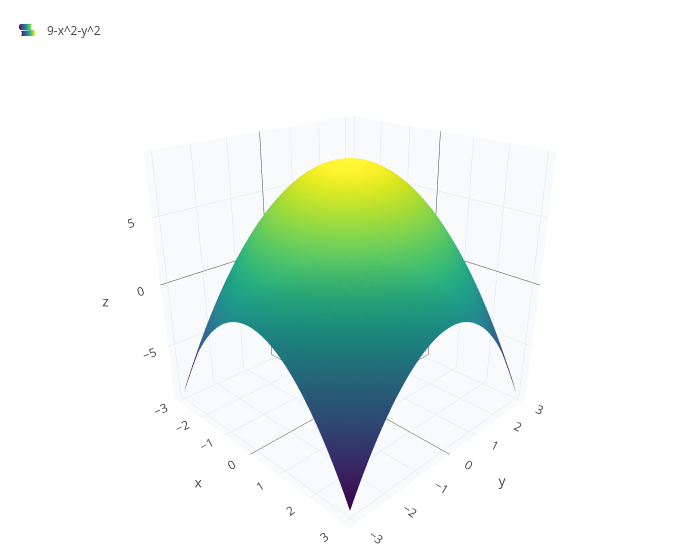

The notebook cell this image was saved under:
### Markdown cell above
## 2. The graph: a surface

The graph of $f$ is the set of points $(x, y, z)$ with $z = f(x, y)$, a surface above (or below) the plane. For our
$f$, a dome:

### Code cell
plot3d(9 - x^2 - y^2, x, -3, 3, y, -3, 3)

### Figure 1 — Plotly figure (JSON) as saved in the notebook; plotly's stock layout.template omitted (floating-point values rounded to 4 significant figures; data arrays with more than 128 entries replaced by an {"elided": "..."} marker saying what was removed)
{"data": [{"colorscale": "Viridis", "name": "9-x^2-y^2", "opacity": 1, "showlegend": true, "showscale": false, "type": "surface", "x": {"elided": "41x41 float values"}, "y": {"elided": "41x41 float values"}, "z": {"elided": "41x41 float values"}}], "layout": {"height": 560, "legend": {"x": 0.01, "y": 0.99}, "margin": {"b": 0, "l": 0, "r": 0, "t": 10}, "scene": {"aspectmode": "cube", "camera": {"eye": {"x": 1.6, "y": -1.6, "z": 1.0}}, "xaxis": {"backgroundcolor": "#f8fafc", "gridcolor": "#e2e8f0", "showbackground": true, "title": {"text": "x"}}, "yaxis": {"backgroundcolor": "#f8fafc", "gridcolor": "#e2e8f0", "showbackground": true, "title": {"text": "y"}}, "zaxis": {"backgroundcolor": "#f8fafc", "gridcolor": "#e2e8f0", "showbackground": true, "title": {"text": "z"}}}, "showlegend": true, "title": {"text": ""}, "width": 700}}
